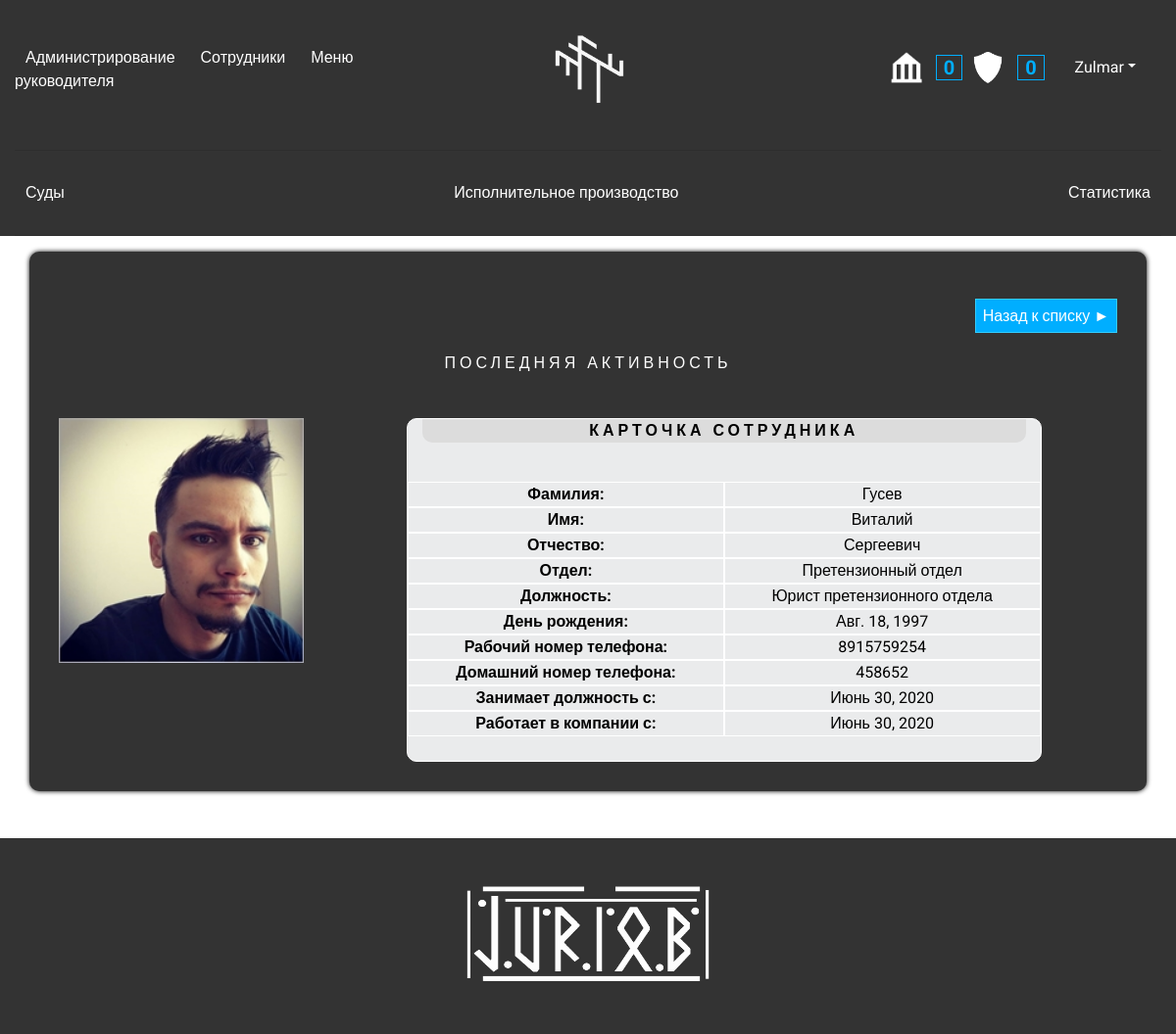
Page /profiles/9/ (signed in) on the committed database.
### profiles/models.py (models this page shows, shortened)
class Profiles(models.Model):
    user = models.OneToOneField(User, on_delete=models.CASCADE)
    surname = models.CharField(max_length=100, blank=True)
    name = models.CharField(max_length=100, blank=True, default = "Новый пользователь, добавьте информацию в профиль")
    fathers_name = models.CharField(max_length=100, blank=True)
    birthday = models.DateField(blank=True, null = True)
    icq = models.CharField(max_length=30, blank=True)
    skype = models.CharField(max_length=30, blank=True)
    phone_number_job = models.CharField(max_length=30, blank=True, null = True)
    phone_number_home = models.CharField(max_length=30, blank=True, null = True)
    position = models.ForeignKey(Position, on_delete = models.CASCADE, null = True)
    position_date = models.DateField(blank=True, null = True)
    work_is_date = models.DateField(blank=True, null = True)
    department = models.ForeignKey(Department, on_delete = models.CASCADE, null = True)
    avatar = models.ImageField(upload_to='avatars', default = None)
    is_online = models.BooleanField(default=False)
    only_their_courts = models.BooleanField(default=False)
    courts_common_jurisdiction = models.BooleanField(default=False)

class Department(models.Model):
    department = models.CharField(max_length=70, blank=True)
    def __str__(self):
        return self.department

class Position(models.Model):
    position = models.CharField(max_length=70, blank=True, null = True)
    def __str__(self):
        return self.position

### profiles/views.py (the view)
@permission_required('profiles.view_profiles')
def profile_detail(request, pk):
    if request.user.is_authenticated:
        profile = get_object_or_404(Profiles, pk=pk)
        user_activity = OnlineUserActivity.objects.get(user_id=profile.user.id)
        if request.method == "POST":
            form = ProfileForm(request.POST, request.FILES, instance=profile)
            if form.is_valid():
                form = form.save(commit=False)
                profile.save()
                return redirect(profile_detail, pk)
        else:
            form = ProfileForm(instance=profile)
        courts_read_count = Courts.objects.filter(Q(arhive=False) & Q(is_complete=True))
        execution_read_count = Executions.objects.filter(arhive=False)
        try:
            supervisor = Supervisor.objects.get(court_author_vision=True)
            if supervisor.court_author_vision == True:
                courts_read_count = Courts.objects.filter(
                    Q(author=request.user) | Q(responsible=request.user) | Q(observer=request.user) & (Q(arhive=False) & Q(is_complete=True)))
        except ObjectDoesNotExist:
            courts_read_count = Courts.objects.filter(Q(arhive=False) & Q(is_complete=True))
        if request.user.is_staff | request.user.is_superuser:
            courts_read_count = Courts.objects.filter(Q(arhive=False) & Q(is_complete=True))
        unread_courts_count = 0
        for court_obj in courts_read_count:
            for user_court_item in court_obj.read_court_users.all():
                if user_court_item == request.user:
                    unread_courts_count = unread_courts_count + 1
        try:
            supervisor = Supervisor.objects.get(ex_author_vision=True)
            if supervisor.ex_author_vision == True:
                execution_read_count = Executions.objects.filter(
                    Q(author=request.user) | Q(responsible=request.user) | Q(observer=request.user) & Q(
                        arhive=False))
        except ObjectDoesNotExist:
            execution_read_count = Executions.objects.filter(arhive=False)
        if request.user.is_staff | request.user.is_superuser:
            execution_read_count = Executions.objects.filter(arhive=False)
        unread_executions_count = 0
        for ex_obj in execution_read_count:
            for user_ex_item in ex_obj.read_execution_users.all():
                if user_ex_item == request.user:
                    unread_executions_count = unread_executions_count + 1
        template = 'profiles/profile_detail.html'
        context = {
            'profile': profile,
            'form': form,
            'user_activity':user_activity,
            'unread_executions_count': unread_executions_count,
            'unread_courts_count': unread_courts_count,
        }
        return render(request, template, context)
    return redirect('login_page')

### profiles/templates/profiles/profile_detail.html (shortened to what this page needs)
{% extends 'mainpage/base.html' %}
{% block content %}
<div class="container dark_block_bg br_10 padding_10">
	<br >
	<div align="right"><a class="block_like_link_btn_blue" href="{% url 'profiles' %}">Назад к списку &#9658;</a></div>
	<br >
	<div class="block_name" align="center">Последняя активность {{ user_activity.last_activity }}</div>
	<br >
	<div class="row">
		<div class="col-lg-3">
			<div class="user_card_avatar" align="center"><img class="profile-ava-detail" height="250px" width="250px" src="{{ profile.avatar.url }}"></div>
		</div>
		<div class="col-lg-1"></div>
		<div class="col-lg-7 user_card_block">
			<p class="block_name user_card_header" align="center"><strong>Карточка сотрудника</strong></p>
			<br />
			<div class="row">
				<div align="" class="col-lg-6 user_card_field">
					<b>Фамилия:</b>
				</div>
				<div align="" class="col-lg-6 user_card_field">
					{{ profile.surname }}
				</div>
			</div>
			<div class="row">
				<div align="" class="col-lg-6 user_card_field">
					<b>Имя:</b>
				</div>
				<div align="" class="col-lg-6 user_card_field">
					{{ profile.name }}
				</div>
			</div>
			<div class="row">
				<div align="" class="col-lg-6 user_card_field">
					<b>Отчество:</b>
				</div>
				<div align="" class="col-lg-6 user_card_field">
					{{ profile.fathers_name }}
				</div>
			</div>
			<div class="row">
				<div align="" class="col-lg-6 user_card_field">
					<b>Отдел:</b>
				</div>
				<div align="" class="col-lg-6 user_card_field">
					{{ profile.department }}
				</div>
			</div>
			<div class="row">
				<div align="" class="col-lg-6 user_card_field">
					<b>Должность:</b>
				</div>
				<div align="" class="col-lg-6 user_card_field">
					{{ profile.position }}
				</div>
			</div>
			<div class="row">
				<div align="" class="col-lg-6 user_card_field">
					<b>День рождения:</b>
				</div>
				<div align="" class="col-lg-6 user_card_field">
					{{ profile.birthday }}
				</div>
			</div>
			<div class="row">
				<div align="" class="col-lg-6 user_card_field">
					<b>Рабочий номер телефона:</b>
				</div>
				<div align="" class="col-lg-6 user_card_field">
					{{ profile.phone_number_job }}
				</div>
			</div>
			<div class="row">
				<div align="" class="col-lg-6 user_card_field">
					<b>Домашний номер телефона:</b>
				</div>
				<div align="" class="col-lg-6 user_card_field">
					{{ profile.phone_number_home }}
				</div>
			</div>
			<div class="row">
				<div align="" class="col-lg-6 user_card_field">
					<b>Занимает должность с:</b>
				</div>
				<div align="" class="col-lg-6 user_card_field">
					{{ profile.position_date }}
				</div>
			</div>
			<div class="row">
				<div align="" class="col-lg-6 user_card_field">
					<b>Работает в компании с:</b>
				</div>
				<div align="" class="col-lg-6 user_card_field">
					{{ profile.work_is_date }}
				</div>
			</div>
			<div class="col-lg-1"></div>
			<br />
		</div>
	</div>
</div>
{% endblock %}

### mainpage/templates/mainpage/base.html (shortened to what this page needs)
{% load static %}
<!DOCTYPE html>
<html>
<head>
	<link rel="stylesheet" href="https://stackpath.bootstrapcdn.com/bootstrap/4.5.2/css/bootstrap.min.css">
	<link rel="stylesheet" href="https://maxcdn.bootstrapcdn.com/bootstrap/4.0.0/css/bootstrap.min.css">
	<link type="text/css" rel="stylesheet" href="{% static 'css/style.css' %}">
</head>
<body>
{% if user.is_authenticated %}
	 <div class="container-fluid navbar_block">
  <header class="blog-header py-3">
    <div class="row flex-nowrap justify-content-between align-items-center">
      <div class="col-4 pt-1">
        <a class="p-2 navbarlink" href="{% url 'admin:index' %}">Администрирование</a>
	  	<a class="p-2 navbarlink" href="{% url 'profiles' %}">Сотрудники</a>
		{% if request.user.is_staff and user.is_authenticated %}
      	<a class="p-2 navbarlink" href="{% url 'supervisor' %}">Меню руководителя</a>
		{% endif %}
      </div>
      <div class="col-4 text-center">
        <a class="blog-header-logo text-white
	" href="{% url 'mainpage' %}"><img alt="Суды" class="margin_10 logo_container" src="{{ MEDIA_URL }}/icons/abstract_icon_white.png" height="80px" width="80px"/></a>
	  </div>
      <div class="col-4 d-flex justify-content-end align-items-center">
		  <a href="{% url 'court' %}"><img alt="Суды" class="margin_5" src="{{ MEDIA_URL }}/icons/court_house_white.png" height="32px" width="32px"/> <span class="notification_counter margin_5">{{ unread_courts_count }}</span></a>
		  <a href="{% url 'executions' %}"><img alt="И.производства" class="margin_5" src="{{ MEDIA_URL }}/icons/shield_white.png" height="32px" width="32px"/> <span class="notification_counter margin_5">{{ unread_executions_count }}</span></a>
       {% if user.is_authenticated %}
			<div class="tabs" id="tabs">
            <div class="tab" id="tab_2">
				<a class="nav-link dropdown-toggle margin_10" href="http://example.com"  data-toggle="dropdown" aria-haspopup="true" aria-expanded="false">{{ request.user }}</a>
			</div>
			</div>
			{% else %}
			<div><a class="float-right nav-link" href="{% url 'login_page' %}"><strong>Войти</strong></a></div>
			{% endif %}
      </div>
    </div>
  </header>
<hr />
  <div class="nav-scroller py-1 mb-2">
    <nav class="nav d-flex justify-content-between">
      <a class="p-2 navbarlink" href="{% url 'court' %}">Суды</a>
      <a class="p-2 navbarlink" href="{% url 'executions' %}">Исполнительное производство</a>
	  <a class="p-2 navbarlink" href="{% url 'all_statistic' %}">Статистика</a>
    </nav>
  </div>
<hr />
</div>
{% endif %}
	{% block content %}
    {% endblock content %}
{% if user.is_authenticated %}
	{% include 'mainpage/footer.html' %}
{% endif %}
</body>
</html>

### static/static_dev/css/style.css (style rules this page uses)
* { font-family: 'Roboto', sans-serif; }
a { text-decoration:none !important; color:#00aeff; }
.navbar_block { background:#333; }
.navbarlink { color:white; border: 3px solid transparent; transition: 300ms,background-color 50ms,border-color 300ms; }
.block_like_link_btn_blue { border:none; color:white; background:#00aeff; transition: 200ms,background-color 200ms,border-color 200ms; border: solid 1px #33ccff; text-decoration:none; padding:7px; }
.dark_block_bg { background:#333; color:white; padding:15px; position:relative; min-height:300px; z-index:10; box-shadow: 0 0 5px black; }
.br_10 { border-radius:10px; }
.user_card_avatar { margin-top:20px; }
.user_card_block { border: 1px solid #ffffff; background:#eaebec; color:black; margin-top:20px; border-radius:10px; text-align:center; }
.user_card_header { background:#dcdcdc; border-radius:0px 0px 10px 10px; }
.user_card_field { border: 1px solid #ffffff; }
.logo_container { height:85px; width:85px; transition: 0.5s; }
.block_name { letter-spacing:4px; text-transform:uppercase; }
.padding_10 { padding:30px; }
.notification_counter { font-weight:bold; font-size:20px; border:solid 1px; padding-left:7px; padding-right:7px; position:relative; top:3px; }
.margin_10 { margin:10px; }
.margin_5 { margin:5px; }
.dropdown-toggle { color:white !important; }

### rows in the picture
Profiles: avatar (picture), surname "Гусев", name "Виталий", fathers_name "Сергеевич", department "Претензионный отдел", position "Юрист претензионного отдела", birthday "Авг. 18, 1997", phone_number_job "8915759254", phone_number_home "458652", position_date "Июнь 30, 2020", work_is_date "Июнь 30, 2020"

### other values in the picture
{{ unread_courts_count }} "0"
{{ unread_executions_count }} "0"
{{ request.user }} "Zulmar"
